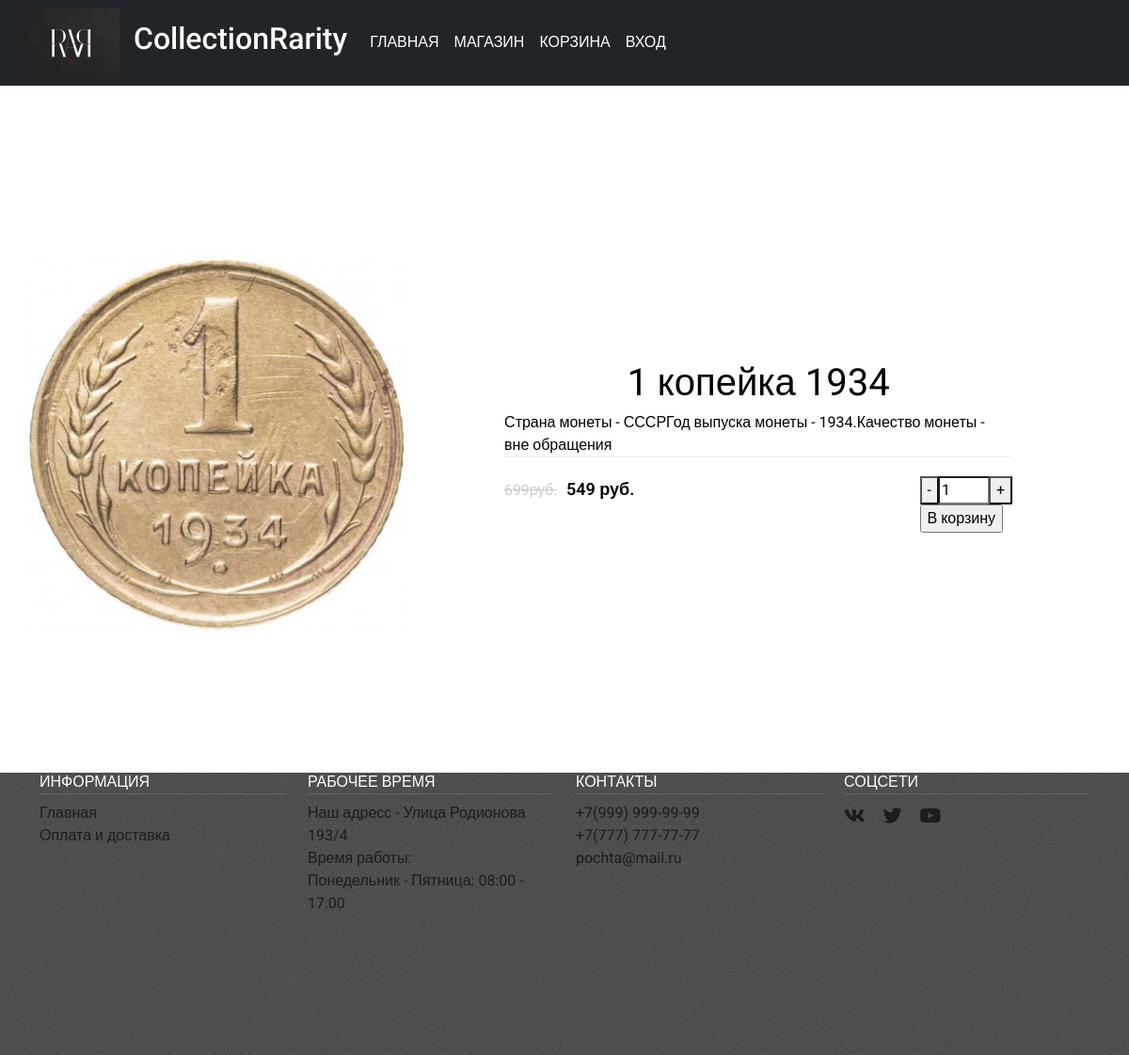
The page /index.php?page=tovarCart&id=1 on the database its author committed.
### tables this page shows
CREATE TABLE `products` (
  `id` int(11) NOT NULL,
  `name` varchar(30) NOT NULL,
  `category` int(3) NOT NULL,
  `desc` text NOT NULL,
  `imgs` varchar(40) NOT NULL,
  `price` int(5) NOT NULL,
  `discount` varchar(20) DEFAULT NULL
);

### templates/tovarCart.php (shortened to what this page needs)
<main class="main">
  <img src="<?php echo $good['imgs']; ?>" alt="">
  <div class="tovar d-flex-column">
    <div class="header"><?php echo $good['name']; ?></div>
    <div class="body">
      <?php echo $good['desc']; ?>
      <div class="product-bottom-details d-flex justify-content-between">
        <div class="product-price">
          <small><?php echo $good['discount']; ?></small> <?php echo $good['price'] . ' руб.'; ?>
        </div>
        <form id="form1" name="form1" action="add_cart.php" method="post">
          <div class="input-group quantity_goods">
            <input type="button" value="-" id="button_minus">
            <input  type="number" step="1" min="1" max="10" id="num_count" name="quantity" value="1" title="Qty">
            <input type="button" value="+" id="button_plus">
          </div>
          <input class='add_to_cart' type="submit" value="В корзину" name="submit">
        </form>
      </div>
    </div>
  </div>
</main>

### styles/style.css (style rules this page uses)
html { font-size: 16px; }
body { font-family: 'Roboto', sans-serif; font-size: 16px; font-weight: 400; color: #000; background-color: #fff; min-width: 320px; }
img { max-width: 100%; height: auto; }
.product-bottom-details { overflow: hidden; border-top: 1px solid #eee; padding-top: 20px; }
.product-price { font-size: 18px; font-weight: 600; }
.product-price small { color: #ccc; font-weight: 400; text-decoration: line-through; margin-right: 5px; }
.main { display: flex; align-items: center; padding: 2vw; min-height: 700px; margin-top: 30px; }
.main img { width: 40vw; }
.header { font-size: 40px; display: flex; justify-content: center; }
.tovar { padding: 100px; }

### rows shown on the page
products: imgs (picture), name "1 копейка 1934", desc "Страна монеты - СССРГод выпуска монеты - 1934.Качество монеты - вне обращения", discount "699руб.", price "549"
